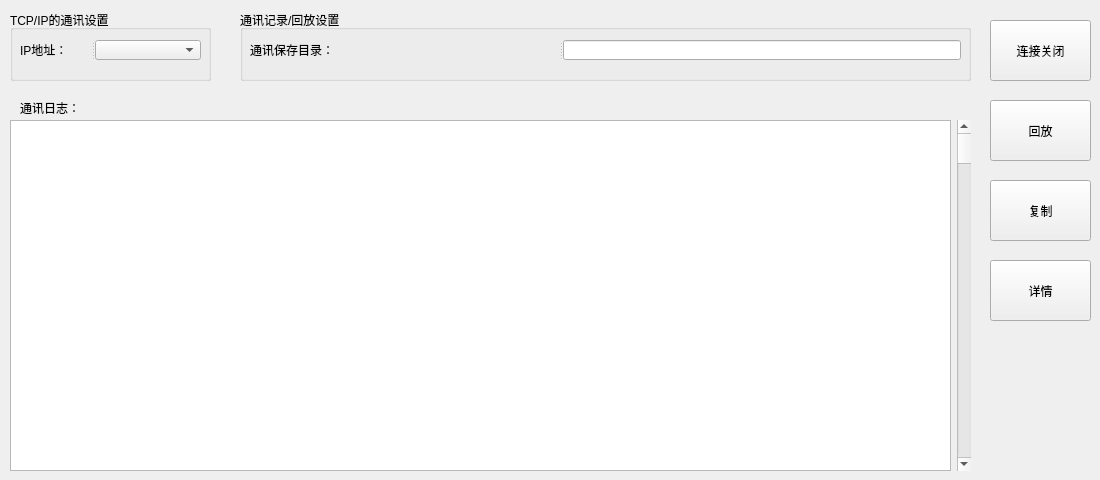
        <widget class="QWidget" name="tab_37">
         <attribute name="title">
          <string>设备7</string>
         </attribute>
         <widget class="QGroupBox" name="groupBox_29">
          <property name="geometry">
           <rect>
            <x>240</x>
            <y>10</y>
            <width>731</width>
            <height>71</height>
           </rect>
          </property>
          <property name="title">
           <string>通讯记录/回放设置</string>
          </property>
          <widget class="QSplitter" name="splitter_40">
           <property name="geometry">
            <rect>
             <x>10</x>
             <y>30</y>
             <width>711</width>
             <height>20</height>
            </rect>
           </property>
           <property name="orientation">
            <enum>Qt::Horizontal</enum>
           </property>
           <widget class="QLabel" name="label_104">
            <property name="text">
             <string>通讯保存目录：</string>
            </property>
           </widget>
           <widget class="QLineEdit" name="lineEdit_24"/>
          </widget>
         </widget>
         <widget class="QToolButton" name="toolButton_57">
          <property name="geometry">
           <rect>
            <x>990</x>
            <y>100</y>
            <width>101</width>
            <height>61</height>
           </rect>
          </property>
          <property name="text">
           <string>回放</string>
          </property>
          <property name="icon">
           <iconset resource="ico.qrc">
            <normaloff>:/ico/ico/camcorder.ico</normaloff>:/ico/ico/camcorder.ico</iconset>
          </property>
          <property name="iconSize">
           <size>
            <width>48</width>
            <height>36</height>
           </size>
          </property>
          <property name="toolButtonStyle">
           <enum>Qt::ToolButtonTextUnderIcon</enum>
          </property>
         </widget>
         <widget class="QGroupBox" name="groupBox_30">
          <property name="geometry">
           <rect>
            <x>10</x>
            <y>10</y>
            <width>201</width>
            <height>71</height>
           </rect>
          </property>
          <property name="title">
           <string>TCP/IP的通讯设置</string>
          </property>
          <widget class="QSplitter" name="splitter_41">
           <property name="geometry">
            <rect>
             <x>10</x>
             <y>30</y>
             <width>181</width>
             <height>20</height>
            </rect>
           </property>
           <property name="orientation">
            <enum>Qt::Horizontal</enum>
           </property>
           <widget class="QLabel" name="label_105">
            <property name="text">
             <string>IP地址：</string>
            </property>
           </widget>
           <widget class="QComboBox" name="comboBox_55"/>
          </widget>
         </widget>
         <widget class="QWidget" name="layoutWidget_20">
          <property name="geometry">
           <rect>
            <x>10</x>
            <y>120</y>
            <width>961</width>
            <height>351</height>
           </rect>
          </property>
          <layout class="QHBoxLayout" name="horizontalLayout_23">
           <item>
            <widget class="QTextEdit" name="textEdit_10"/>
           </item>
           <item>
            <widget class="QScrollBar" name="verticalScrollBar_23">
             <property name="orientation">
              <enum>Qt::Vertical</enum>
             </property>
            </widget>
           </item>
          </layout>
         </widget>
         <widget class="QToolButton" name="toolButton_58">
          <property name="geometry">
           <rect>
            <x>990</x>
            <y>260</y>
            <width>101</width>
            <height>61</height>
           </rect>
          </property>
          <property name="text">
           <string>详情</string>
          </property>
          <property name="icon">
           <iconset resource="ico.qrc">
            <normaloff>:/ico/ico/certificate.ico</normaloff>:/ico/ico/certificate.ico</iconset>
          </property>
          <property name="iconSize">
           <size>
            <width>48</width>
            <height>36</height>
           </size>
          </property>
          <property name="toolButtonStyle">
           <enum>Qt::ToolButtonTextUnderIcon</enum>
          </property>
         </widget>
         <widget class="QLabel" name="label_106">
          <property name="geometry">
           <rect>
            <x>20</x>
            <y>100</y>
            <width>71</width>
            <height>16</height>
           </rect>
          </property>
          <property name="text">
           <string>通讯日志：</string>
          </property>
         </widget>
         <widget class="QToolButton" name="toolButton_59">
          <property name="geometry">
           <rect>
            <x>990</x>
            <y>20</y>
            <width>101</width>
            <height>61</height>
           </rect>
          </property>
          <property name="styleSheet">
           <string notr="true"/>
          </property>
          <property name="text">
           <string>连接关闭</string>
          </property>
          <property name="icon">
           <iconset resource="ico.qrc">
            <normaloff>:/ico/ico/flash_off.ico</normaloff>:/ico/ico/flash_off.ico</iconset>
          </property>
          <property name="iconSize">
           <size>
            <width>48</width>
            <height>36</height>
           </size>
          </property>
          <property name="toolButtonStyle">
           <enum>Qt::ToolButtonTextUnderIcon</enum>
          </property>
         </widget>
         <widget class="QToolButton" name="toolButton_60">
          <property name="geometry">
           <rect>
            <x>990</x>
            <y>180</y>
            <width>101</width>
            <height>61</height>
           </rect>
          </property>
          <property name="text">
           <string>复制</string>
          </property>
          <property name="icon">
           <iconset resource="ico.qrc">
            <normaloff>:/ico/ico/copy.ico</normaloff>:/ico/ico/copy.ico</iconset>
          </property>
          <property name="iconSize">
           <size>
            <width>48</width>
            <height>36</height>
           </size>
          </property>
          <property name="toolButtonStyle">
           <enum>Qt::ToolButtonTextUnderIcon</enum>
          </property>
         </widget>
        </widget>
